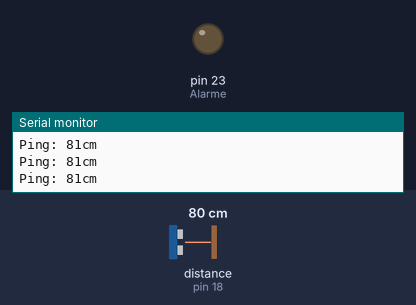
Bench run of a sketch on a simulated Arduino Mega 2560, built with avr-gcc and run on an emulated ATmega2560. Shown: output pins drawn as LEDs (lit = HIGH), the last lines printed to the serial monitor. Dashed ring = blinking. The test bench sets the inputs (shaded band); at power-on: distance to the obstacle (sensor on pin 18) 80 cm. The echo pulse lasts 58.3 µs per cm.

Above: at 1.2 s.
1.3 s: distance to the obstacle (sensor on pin 18) set to 74 cm
At 1.54 s:
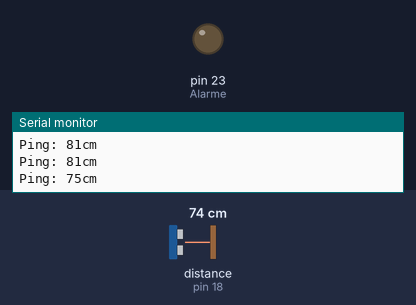
4.3 s: distance to the obstacle (sensor on pin 18) set to 120 cm
At 5.5 s:
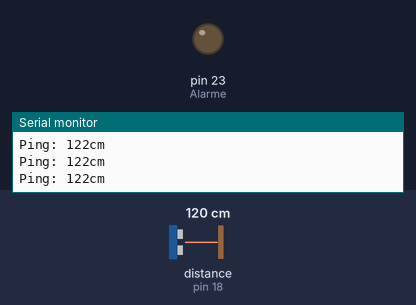
5.8 s: distance to the obstacle (sensor on pin 18) set to 2 cm
At 6.03 s:
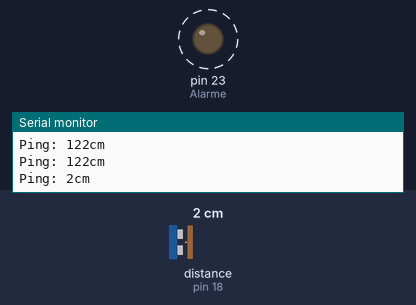
8.8 s: distance to the obstacle (sensor on pin 18) set to 250 cm
At 8.8 s:
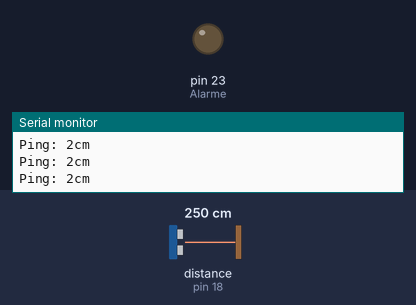
Timing chart, 0 to 11.3 s (numbered marks = the images above; inputs shaded):
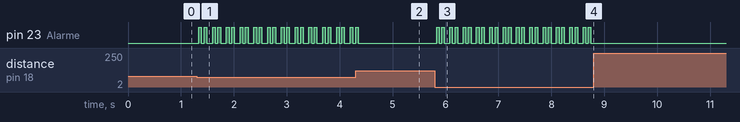

The sketch:

Vigilancia_2Milagres_V3.ino
```cpp
#include <NewPing.h>

#define TRIGGER_PIN  5
#define ECHO_PIN     18
#define MAX_DISTANCE 400
#define Alarme 23
int x;

NewPing sonar(TRIGGER_PIN, ECHO_PIN, MAX_DISTANCE);

void setup() {
  Serial.begin(115200);
  pinMode(Alarme, OUTPUT); // Sets the echoPin as an Input
  digitalWrite(Alarme, LOW);
}

void loop() {
  delay(50);
  Serial.print("Ping: ");
  Serial.print(sonar.ping_cm());
  Serial.println("cm");


  //if (((sonar.ping_cm()) < 130.00) and ((sonar.ping_cm()) > 30))
  if ((sonar.ping_cm()) < 80)
    {
  x=0;
  while (x < 2) {
  {
    digitalWrite(Alarme, HIGH);
    delay(50);
    digitalWrite(Alarme, LOW);
    delay(50);
    x=x+1;
  }
  }
}
  //delay(1000);
}
```

Measured:
- after the input at 1.3 s, pin 23 (Alarme): LOW → HIGH at once, then repeats every 0.26 s: LOW 0.05 s, HIGH 0.05 s, LOW 0.11 s, HIGH 0.05 s
- after the input at 4.3 s, pin 23 (Alarme): goes on until 4.4 s, then stays LOW
- after the input at 5.8 s, pin 23 (Alarme): alternates HIGH for 0.05 s and LOW for 0.05 s, starting at once
- after the input at 8.8 s, pin 23 (Alarme): stops changing and stays LOW
